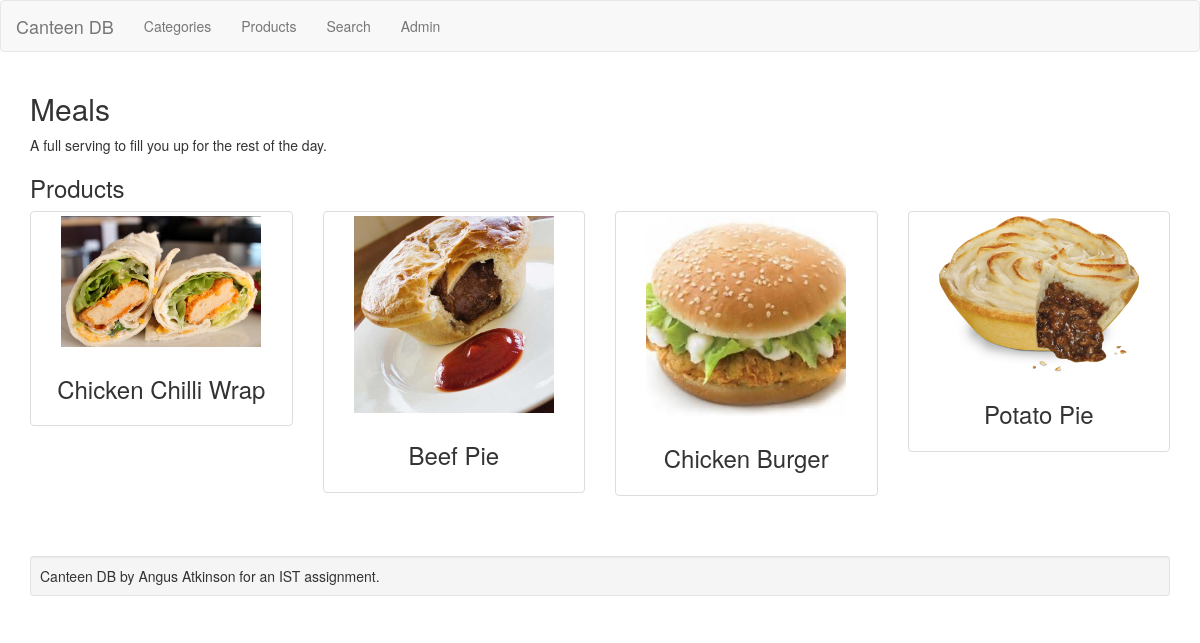
Page /categories/5/ on the earlier database version.
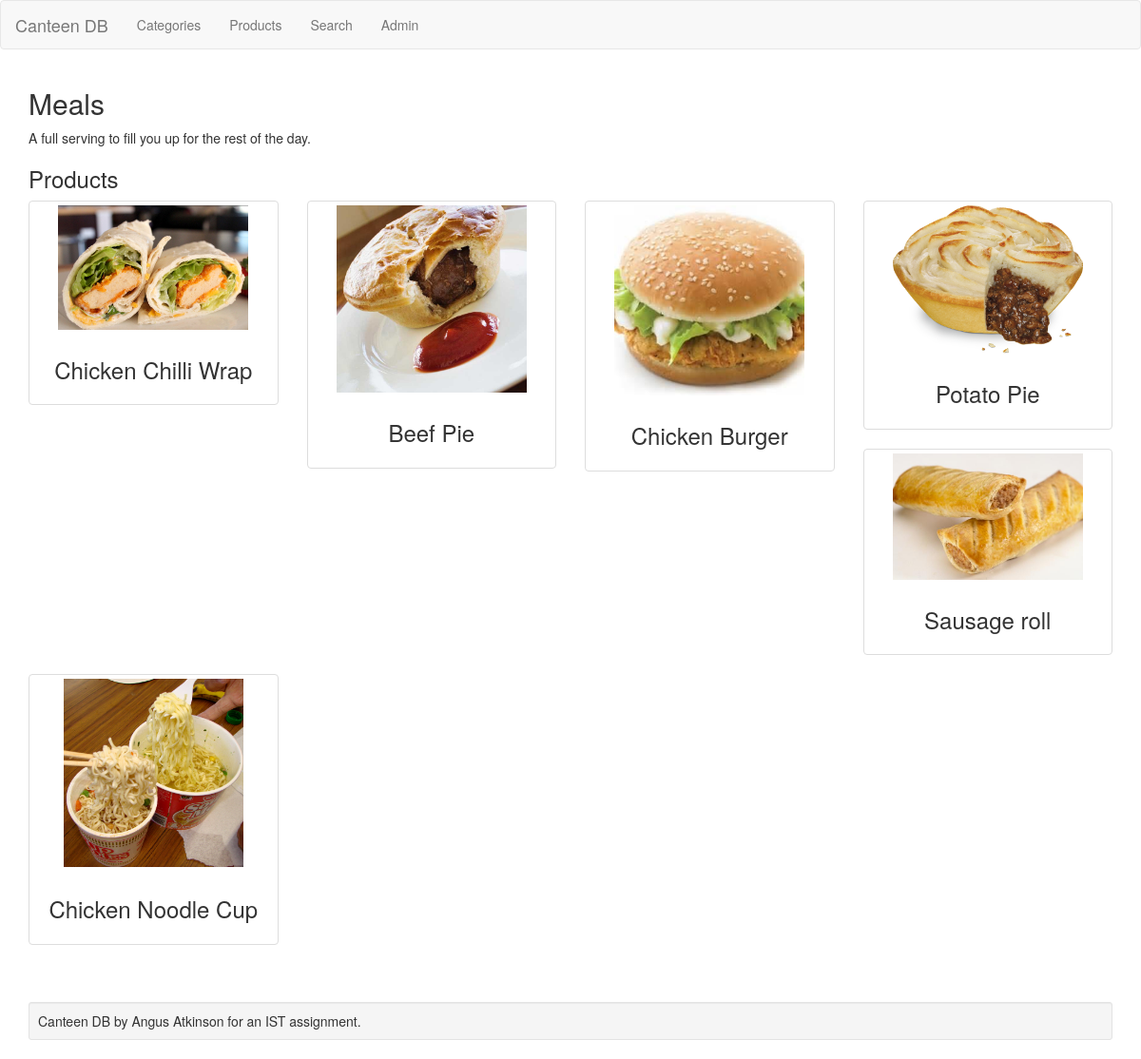
Same page on the later database version.
### shoppingapp/models.py (models this page shows, shortened)
class Category(models.Model):
    category_name = models.CharField(max_length=200)
    description = models.TextField()
    class Meta:
        verbose_name_plural = "categories"

class Product(models.Model):
    category = models.ForeignKey(Category)
    product_name = models.CharField(max_length=200)
    thumbnail = models.FilePathField(path=IMAGES_FOLDER, recursive=True)
    price = models.DecimalField(default=0.0, decimal_places=2, max_digits=3)
    rating = models.FloatField(default=2.5)
    stock = models.IntegerField(default=10)
    date_added = models.DateTimeField('date added', default=django.utils.timezone.now)
    special = models.DecimalField(default=0.0, decimal_places=2, max_digits=3)
    ingredients = models.TextField(default="Insert ingredients here")

### shoppingapp/views.py (the view)
# urls.py: url(r'^categories/(?P<category_id>[0-9]+)/', views.category_detail, name='category_detail'),
def category_detail(request, category_id):
    category = get_object_or_404(Category, pk=category_id)
    context = {'category': category}
    return render(request, 'shoppingapp/category_detail.html', context)

### shoppingapp/templates/shoppingapp/category_detail.html
{% extends 'shoppingapp/base.html' %}
{% block content %}
<h2>{{ category.category_name }}</h2>
<p>{{ category.description }}</p>
<h3>Products</h3>
<div class="row">
{% for product in category.product_set.all %}
  <div class="col-sm-6 col-md-3">
    <a href="/products/{{ product.pk }}" class="thumbnail">
      <img src="static/shoppingapp/images/{{ product.thumbnail }}" alt="{{ product.product_name }}">
      <div class="caption">
        <h3>{{ product.product_name }}</h3>
      </div>
    </a>
  </div>
{% endfor %}
</div>
{% endblock %}

### shoppingapp/templates/shoppingapp/base.html (shortened to what this page needs)
{% load static %}
<html>
  <head>
    <link rel="stylesheet" href="{% static 'shoppingapp/css/bootstrap.min.css' %}" />
    <link rel="stylesheet" href="{% static 'shoppingapp/css/bootstrap-select.min.css' %}" />
    <link rel="stylesheet" href="{% static 'shoppingapp/css/style.css' %}" />
  </head>
  <body>
    <nav class="navbar navbar-default">
      <div class="navbar-header">
        <a class="navbar-brand" href="/">Canteen DB</a>
      </div>
      <div class="nav navbar-nav">
          <li {% if request.path == '/categories' %}class="active"{% endif %}><a href="/categories">Categories</a></li>
          <li {% if request.path == '/products' %}class="active"{% endif %}><a href="/products">Products</a></li>
          <li {% if request.path == '/search' %}class="active"{% endif %}><a href="/search">Search</a></li>
          <li class="navbar-right"><a href="/admin">Admin</a></li>
      </div>
    </nav>
    <div class="container">
        {% block content %}
        {% endblock %}
        <div class="well well-sm" style="margin-top: 40px;">Canteen DB by Angus Atkinson for an IST assignment.</div>
    </div>
  </body>
</html>

### shoppingapp/static/shoppingapp/css/style.css (style rules this page uses)
.thumbnail img { max-width: 200px; max-height: 200px; }
.thumbnail .caption { text-align: center; }

Differences in the rows shown:
added Product: thumbnail (picture), product_name "Sausage roll"
added Product: thumbnail (picture), product_name "Chicken Noodle Cup"
